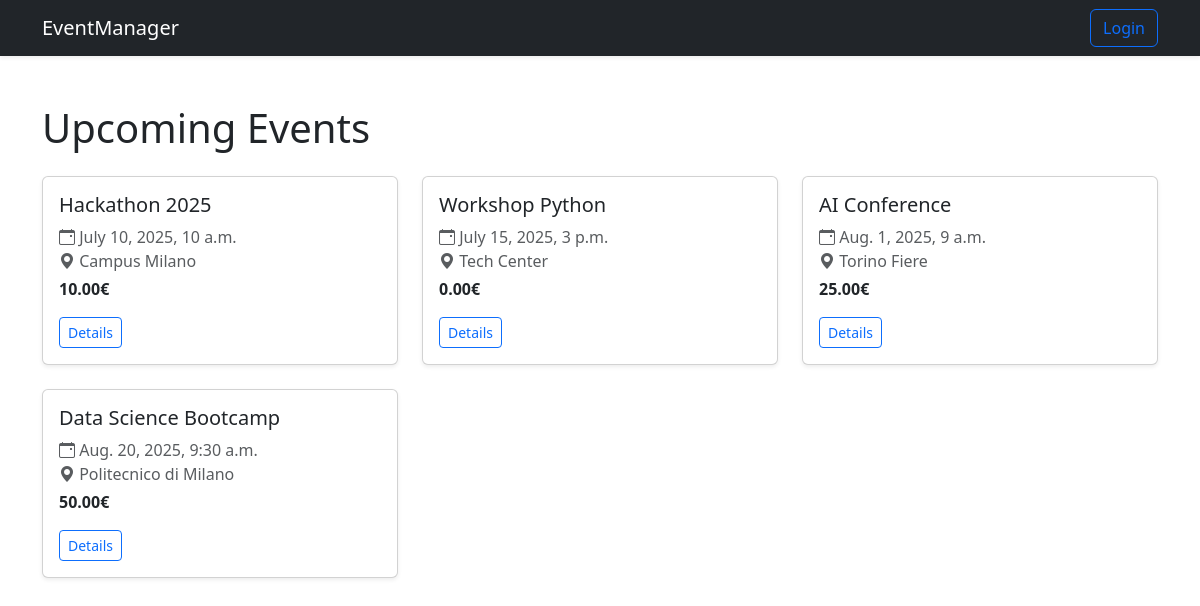
Before: / with the older database file.
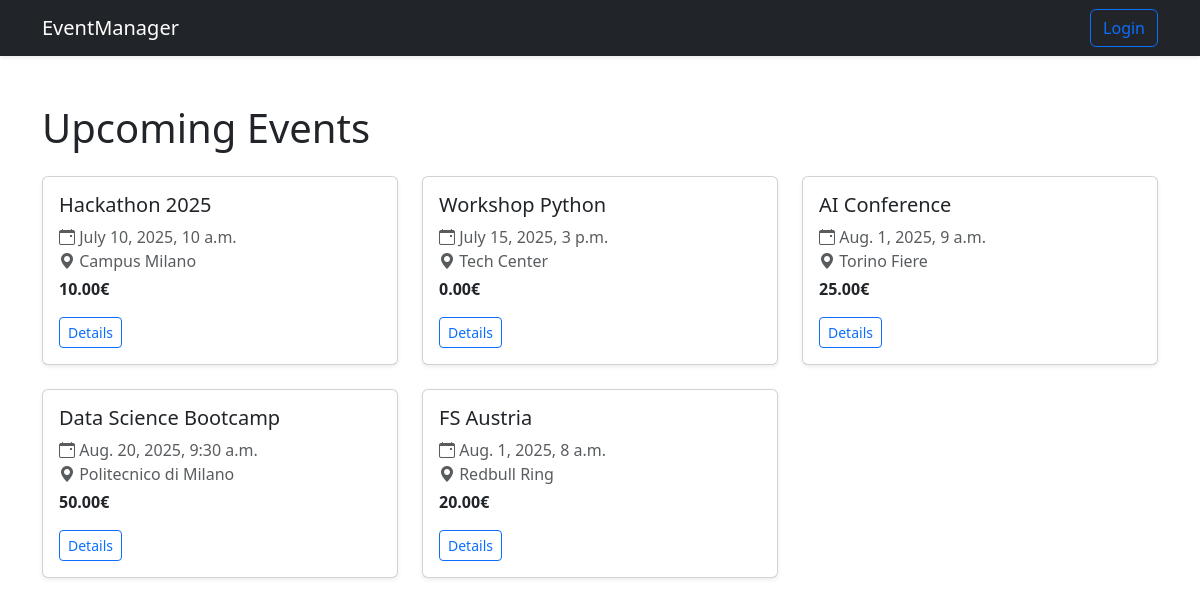
After: the same page with the newer database file.
### events/models.py (models this page shows)
class Events(models.Model):
    id = models.AutoField(primary_key=True) # Non dovrebbe essere necessario
    name = models.CharField(max_length=50)
    place_name = models.CharField(max_length=50)
    place_address = models.CharField(max_length=100)
    price = models.DecimalField(decimal_places=2, max_digits=5)
    date = models.DateTimeField(default=timezone.now)
    organizer_id = models.ForeignKey(CustomUser, on_delete=models.CASCADE, related_name='event_organizer')
    registration = models.ManyToManyField(to=CustomUser)
    class Meta:
        permissions = [
            ("can_register", "Determine whether a user can register"),
            ("view_own_registration", "Determine whether a user can view his own registration"),
            ("view_attendee", "Determine whether a user can view attendee at their own events")
        ]

### events/views.py (the view)
# urls.py: path("", event_views.HomepageView.as_view(), name='home'),
class HomepageView(ListView):
    model = Events
    template_name = 'home.html'

### templates/home.html (shortened to what this page needs)
{% extends 'base.html' %}
{% load events_extras %}
{% block content %}
    <h1 class="mb-4">Upcoming Events</h1>
    <div class="row row-cols-1 row-cols-md-3 g-4">
        {% for event in object_list %}
            <div class="col">
                <div class="card h-100 shadow-sm">
                    <div class="card-body">
                        <h5 class="card-title">{{ event.name }}</h5>
                        <p class="card-text text-muted mb-1">
                            <i class="bi bi-calendar-event"></i> {{ event.date }}<br>
                            <i class="bi bi-geo-alt-fill"></i> {{ event.place_name }}
                        </p>
                        <p class="card-text fw-semibold">{{ event.price }}€</p>
                        <a href="{% url 'events:event-details' event.id %}" class="btn btn-outline-primary btn-sm">Details</a>
                    </div>
                </div>
            </div>
        {% endfor %}
    </div>
{% endblock %}

### templates/base.html (shortened to what this page needs)
<!DOCTYPE html>
<html lang="en">
<head>
    <link
            href="https://cdn.jsdelivr.net/npm/bootstrap@5.3.2/dist/css/bootstrap.min.css"
            rel="stylesheet"
    >
    <link rel="stylesheet" href="https://cdn.jsdelivr.net/npm/bootstrap-icons@1.13.1/font/bootstrap-icons.min.css">
</head>
<body>
<nav class="navbar navbar-expand-lg navbar-dark bg-dark shadow-sm">
    <div class="container">
        <a class="navbar-brand" href="{% url 'home' %}">EventManager</a>
        <div class="ms-auto">
            {% if user.is_authenticated %}
                <a href="{% url 'users:profile' %}" class="btn bi bi-person-circle text-white fs-3"></a>
                <a href="{% url 'users:logout' %}" class="btn btn-outline-primary">Logout</a>
            {% else %}
                <a href="{% url 'users:login' %}" class="btn btn-outline-primary">Login</a>
            {% endif %}
        </div>
    </div>
</nav>
<div class="container my-5">
    {% block content %}{% endblock %}
</div>
</body>
</html>

Changed rows visible on the page:
added Events: name "FS Austria", date "Aug. 1, 2025, 8 a.m.", place_name "Redbull Ring", price "20.00"
